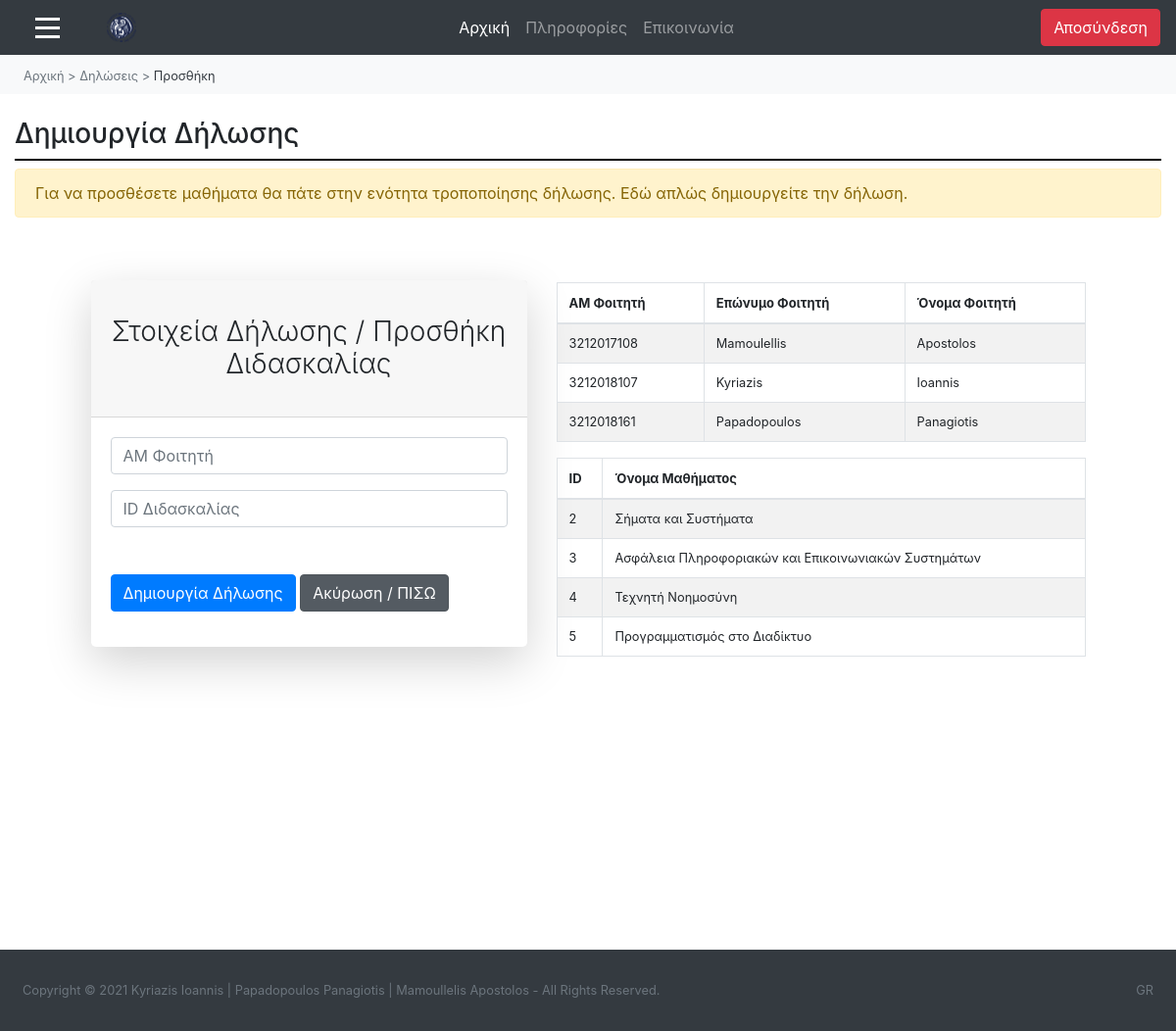
/ergasia-theorias/diaxeiristis-diloseis-prosthiki.php (signed in), run on the app's committed database.
### tables this page shows
CREATE TABLE `foititis` (
  `AM_foititi` varchar(10) NOT NULL,
  `email_foititi` varchar(50) NOT NULL,
  `onoma_foititi` varchar(50) NOT NULL,
  `eponimo_foititi` varchar(50) NOT NULL,
  `etoseisagogis` int(4) NOT NULL,
  `oristikopoihmenh_dilosi` varchar(3) DEFAULT NULL
);

CREATE TABLE `didaskalia` (
  `id_didaskalias` int(10) NOT NULL,
  `id_mathimatos` varchar(10) NOT NULL,
  `etos_didaskalias` int(4) NOT NULL,
  `eksamino_didaskalias` int(2) NOT NULL,
  `id_didaskonta` varchar(10) NOT NULL,
  `varostheorias` double DEFAULT NULL,
  `varosergastiriou` double DEFAULT NULL,
  `periorismostheorias` double DEFAULT NULL,
  `periorismosergastiriou` double DEFAULT NULL
);

CREATE TABLE `mathima` (
  `id_mathimatos` varchar(10) NOT NULL,
  `onoma_mathimatos` varchar(100) NOT NULL,
  `perigrafi_mathimatos` varchar(5000) DEFAULT NULL,
  `proapaitoumenamathimata` varchar(5000) DEFAULT NULL
);

### ergasia-theorias/diaxeiristis-diloseis-prosthiki.php (the view, shortened to what this page needs)
<html>
<head>
        <link rel="stylesheet" href="style.css"/>
		<link rel="stylesheet" href="https://maxcdn.bootstrapcdn.com/bootstrap/4.5.2/css/bootstrap.min.css">
		<link rel="stylesheet" href="https://maxcdn.bootstrapcdn.com/bootstrap/4.0.0/css/bootstrap.min.css">
		<link href="https://cdn.datatables.net/1.10.20/css/dataTables.bootstrap4.min.css" rel="stylesheet" />
</head>
<?php
include "diaxeiristis-elegxos.php";
?>
<body>
<nav class="navbar navbar-expand-md bg-dark navbar-dark">
  <span class="" style="font-size:25px; cursor:pointer;" onclick="openNav()"><div class="symvolo-menu"></div>
																			<div class="symvolo-menu"></div>
																			<div class="symvolo-menu"></div></span>
  <a class="navbar-brand ml-5" href="diaxeiristis-arxiki.php">
	<img <img src="photos/foto_panepistimiou.png" width="30" height="30" alt="">
  </a>
  <div class="collapse navbar-collapse" id="collapse_target">
  <ul class="navbar-nav text-center w-100 justify-content-center">
    <li class="nav-item active">
      <a class="nav-link" href="diaxeiristis-arxiki.php">Αρχική</a>
    </li>
	<li class="nav-item">
      <a class="nav-link" href="diaxeiristis-plirofories.php">Πληροφορίες</a>
    </li>
	<li class="nav-item">
      <a class="nav-link" href="diaxeiristis-epikoinonia.php">Επικοινωνία</a>
    </li>
  </ul>
  <ul class="nav navbar-nav ml-auto">
      <a href="logout.php" class="btn btn-danger mx-auto">
          <span class="glyphicon glyphicon-log-out"></span> Αποσύνδεση
		</a>
    </ul>
	</div>
</nav>
<nav class="nav text-dark bg-light py-2" name="navigation-menu">
	<ul class="nav pl-4">
		<li class="nav-item">
			<a href="diaxeiristis-arxiki.php" class="text-muted text-decoration-none small">Αρχική</a>
		</li>
		<li class="nav-item">
			<a class="text-muted text-decoration-none small">&nbsp;>&nbsp;</a>
		</li>
		<li class="nav-item">
			<a href="diaxeiristis-diloseis.php" class="text-muted text-decoration-none small">Δηλώσεις</a>
		</li>
		<li class="nav-item">
			<a class="text-muted text-decoration-none small">&nbsp;>&nbsp;</a>
		</li>
		<li class="nav-item active">
			<a class="text-dark text-decoration-none small">Προσθήκη</a>
		</li>
	</ul>
</nav>
<body>
<div class="container-fluid">
	<h3 class="mt-4">Δημιουργία Δήλωσης</h3>
	<div class="grammikatoapotitlo"></div>
	<div><?php if(isset($message)) { echo $message; } ?>
	<div class="alert alert-warning">Για να προσθέσετε μαθήματα θα πάτε στην ενότητα τροποποίησης δήλωσης. Εδώ απλώς δημιουργείτε την δήλωση.</div>
</div>
	<div class="container">
            <div class="row justify-content-center">
                <div class="col-lg-5">
                    <div class="card shadow-lg border-0 rounded-lg mt-5">
                        <div class="card-header"><h3 class="text-center font-weight-light my-4">Στοιχεία Δήλωσης / Προσθήκη Διδασκαλίας</h3></div>
                            <div class="card-body">
							<div class="login-form">
    <form name="frmUser" method="post" action="">
        <div class="form-group">
            <input type="text" name="AM_foititi" class="form-control" placeholder="AM Φοιτητή" required="required">
        </div>
		<div class="form-group">
            <input type="text" name="id_didaskalias" class="form-control" placeholder="ID Διδασκαλίας" required="required">
        </div>
        <div class="form-group mt-5">
            <button type="submit" name="submit" value="Submit" class="btn btn-primary">Δημιουργία Δήλωσης</button>
			<a href="diaxeiristis-diloseis.php" class="btn btn-secondary active" role="button" aria-pressed="true">Ακύρωση / ΠΙΣΩ</a>
        </div>
    </form>
</div>
                        </div>
                        </div>
                </div>
				<div class="col-lg-6" style="padding-top:50px;">
                    <?php
                    require_once "syndesh-geniki.php";
                    $sql = "select * from foititis";
                    if($result = mysqli_query($link, $sql)){
                        if(mysqli_num_rows($result) > 0){
                            echo '<table class="table table-bordered table-striped" id="myTable">';
                                echo "<thead>";
                                    echo "<tr>";
                                        echo "<th style='font-size:13px;'>ΑΜ Φοιτητή</th>";
										echo "<th style='font-size:13px;'>Επώνυμο Φοιτητή</th>";
										echo "<th style='font-size:13px;'>Όνομα Φοιτητή</th>";
                                    echo "</tr>";
                                echo "</thead>";
                                echo "<tbody>";
                                while($row = mysqli_fetch_array($result)){
                                    echo "<tr>";
                                        echo "<td class='small'>" . $row['AM_foititi'] . "</td>";
										echo "<td class='small'>" . $row['eponimo_foititi'] . "</td>";
										echo "<td class='small'>" . $row['onoma_foititi'] . "</td>";
                                    echo "</tr>";
                                }
                                echo "</tbody>";
                            echo "</table>";
                        } else{
                            echo '<div class="alert alert-danger"><em>Δεν βρέθηκαν φοιτητές του τμήματος!</em></div>';
                        }
                    } else{
                        echo "Κάτι πήγε λάθος. Προσπαθήστε ξανα αργότερα";
                    }
                    ?>
					 <?php
                    require_once "syndesh-geniki.php";
                    $sql = "select * from didaskalia, mathima where didaskalia.id_mathimatos=mathima.id_mathimatos;";
                    if($result = mysqli_query($link, $sql)){
                        if(mysqli_num_rows($result) > 0){
                            echo '<table class="table table-bordered table-striped" id="myTable">';
                                echo "<thead>";
                                    echo "<tr>";
                                        echo "<th style='font-size:13px;'>ID</th>";
										echo "<th style='font-size:13px;'>Όνομα Μαθήματος</th>";
                                    echo "</tr>";
                                echo "</thead>";
                                echo "<tbody>";
                                while($row = mysqli_fetch_array($result)){
                                    echo "<tr>";
                                        echo "<td class='small'>" . $row['id_didaskalias'] . "</td>";
										echo "<td class='small'>" . $row['onoma_mathimatos'] . "</td>";
                                    echo "</tr>";
                                }
                                echo "</tbody>";
                            echo "</table>";
                        } else{
                            echo '<div class="alert alert-danger"><em>Δεν βρέθηκαν διδασκαλίες του τμήματος!</em></div>';
                        }
                    } else{
                        echo "Κάτι πήγε λάθος. Προσπαθήστε ξανα αργότερα";
                    }
                    ?>
                </div>
            </div>
        </div>
		<div style="padding-top:283px;"></div>
</div>
<footer class="py-4 bg-dark mt-auto">
    <div class="container-fluid">
        <div class="d-flex small">
            <div class="text-muted p-2">Copyright © 2021 Kyriazis Ioannis | Papadopoulos Panagiotis | Mamoullelis Apostolos - All Rights Reserved.</div>
            <div class="text-muted ml-auto p-2">GR</div>
    </div>
</footer>
</body>
</html>

### ergasia-theorias/style.css (style rules this page uses)
.grammikatoapotitlo { display: block; margin-top: 0.5em; margin-bottom: 0.5em; margin-left: 0px; border-style: inset; border-width: 1px; border: 1px solid #000000; }
.symvolo-menu { width: 25px; height: 3px; background-color: white; margin: 6px 0; margin-left: 20px; }

### ergasia-theorias/diaxeiristis-diloseis-prosthiki.php (style rules this page uses)
.symvolo-menu { width: 25px; height: 3px; background-color: white; margin: 6px 0; margin-left: 20px; }

### data on the page
foititis: AM_foititi "3212017108", eponimo_foititi "Mamoulellis", onoma_foititi "Apostolos"
foititis: AM_foititi "3212018107", eponimo_foititi "Kyriazis", onoma_foititi "Ioannis"
foititis: AM_foititi "3212018161", eponimo_foititi "Papadopoulos", onoma_foititi "Panagiotis"
didaskalia: id_didaskalias "2", id_mathimatos.onoma_mathimatos "Σήματα και Συστήματα"
didaskalia: id_didaskalias "3", id_mathimatos.onoma_mathimatos "Ασφάλεια Πληροφοριακών και Επικοινωνιακών Συστημάτων"
didaskalia: id_didaskalias "4", id_mathimatos.onoma_mathimatos "Τεχνητή Νοημοσύνη"
didaskalia: id_didaskalias "5", id_mathimatos.onoma_mathimatos "Προγραμματισμός στο Διαδίκτυο"
